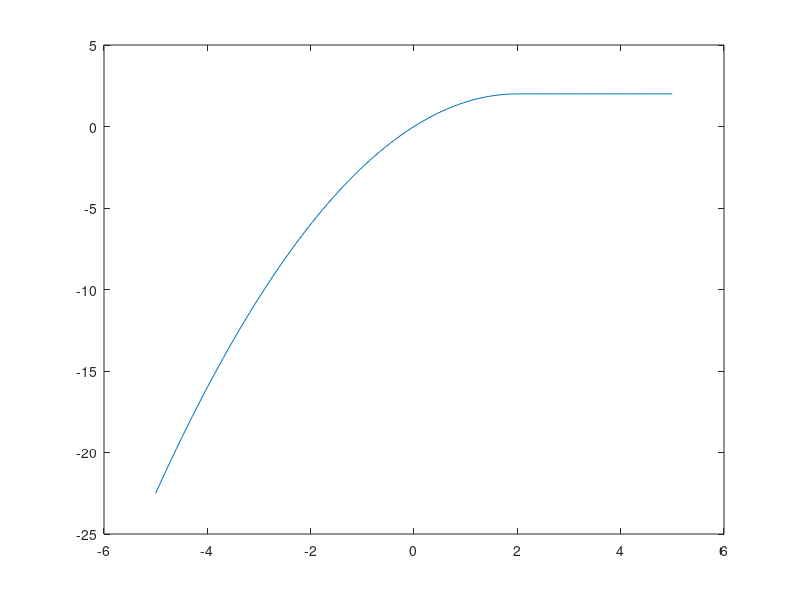

Write the MATLAB code that produced this figure.
function plt()
    x=linspace(-5,5,100);
    y=-0.5*(x-2).^2+2;
    for i=1:1:100
        if x(i)>=2
            y(i)=2;
        end
    end
    plot(x,y)
end